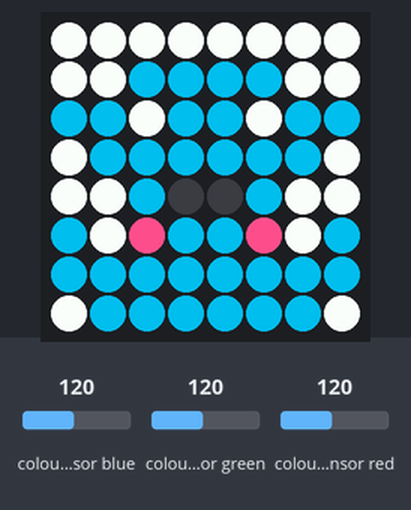
This program was run on a simulated Raspberry Pi (BCM pin numbers) with a Sense HAT. On the bench: the Sense HAT's 8×8 RGB LED matrix. The test bench sets the inputs (shaded band); at power-on: colour sensor blue 120, colour sensor green 120, colour sensor red 120.

Above: at 0.1 s.
At 1.1 s:
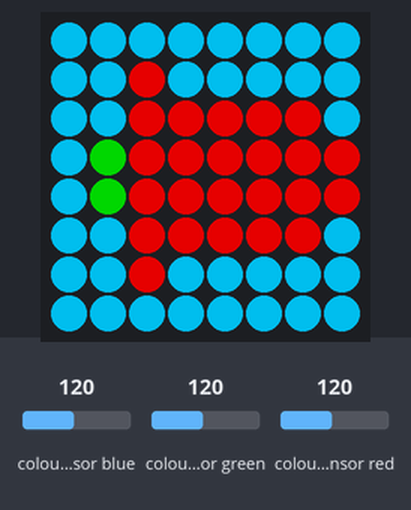

Measured:
- what the display in image 1 shows lasts 1.0 s, from 1.0 s to 2.0 s

The program:

dragon.py
```python
# Import the libraries
from sense_hat import SenseHat
from time import sleep

# set up the Sense HAT
sense = SenseHat()
sense.set_rotation(0)

# Set up the colour sensor
sense.color.gain = 60 # Set the sensitivity of the sensor
sense.color.intergration_cycles = 64 # The interval at which the reading will be taken

# Add colour variables and image

b = (0, 163, 204) # Diagram
g = (0, 0, 0) # Black
p = (255, 77, 136) # CornflowerBlue
e = (255, 255, 255)
gr = (34, 139, 34)
o = (178, 34, 34)

for i in range(28):
    rgb = sense.color # get the colour from the sensor
    c = (rgb.red, rgb.green, rgb.blue)

image1 = [
    e,e,e,e,e,e,e,e,
    e,e,b,b,b,b,e,e,
    b,b,e,b,b,e,b,b,
    e,b,b,b,b,b,b,e,
    e,e,b,g,g,b,e,e,
    b,e,p,b,b,p,e,b,
    b,b,b,b,b,b,b,b,
    e,b,b,b,b,b,b,e]

image2 = [
    b,b,b,b,b,b,b,b,
    b,b,o,b,b,b,b,b,
    b,b,o,o,o,o,o,b,
    b,gr,o,o,o,o,o,o,
    b,gr,o,o,o,o,o,o,
    b,b,o,o,o,o,o,b,
    b,b,o,b,b,b,b,b,
    b,b,b,b,b,b,b,b]

while True:
    # Display the image
    sense.set_pixels(image1)
    sleep(1)
    sense.set_pixels(image2)
    sleep(1)
```
